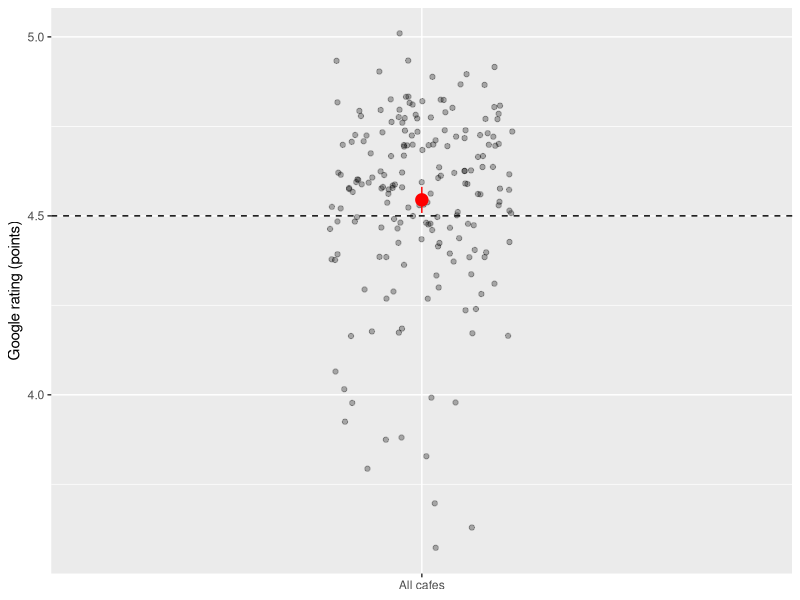
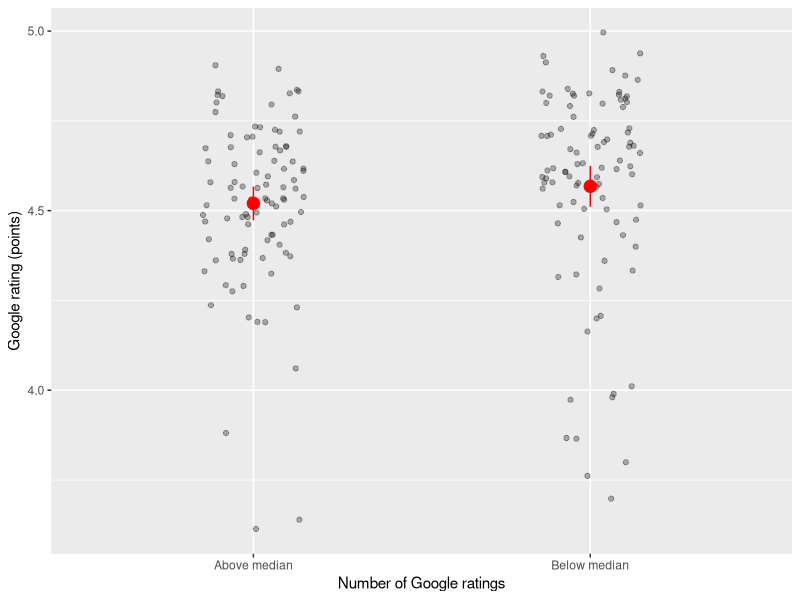
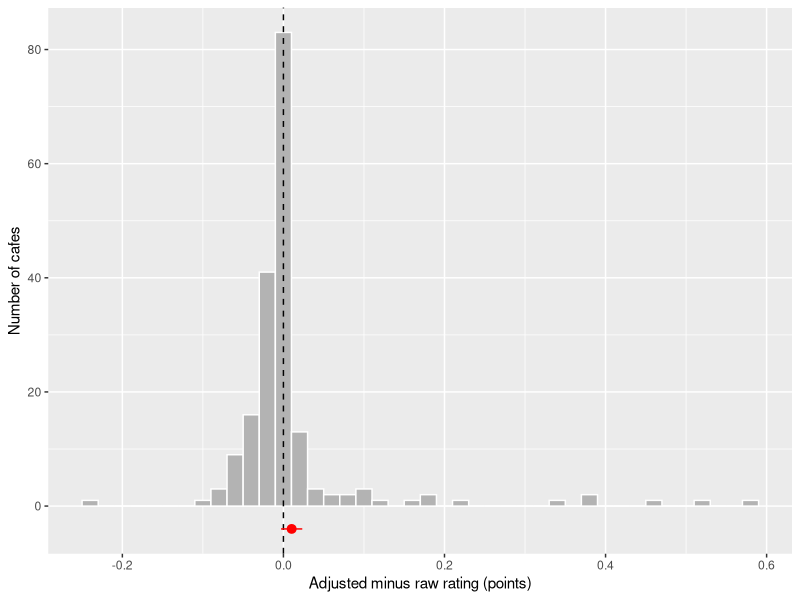
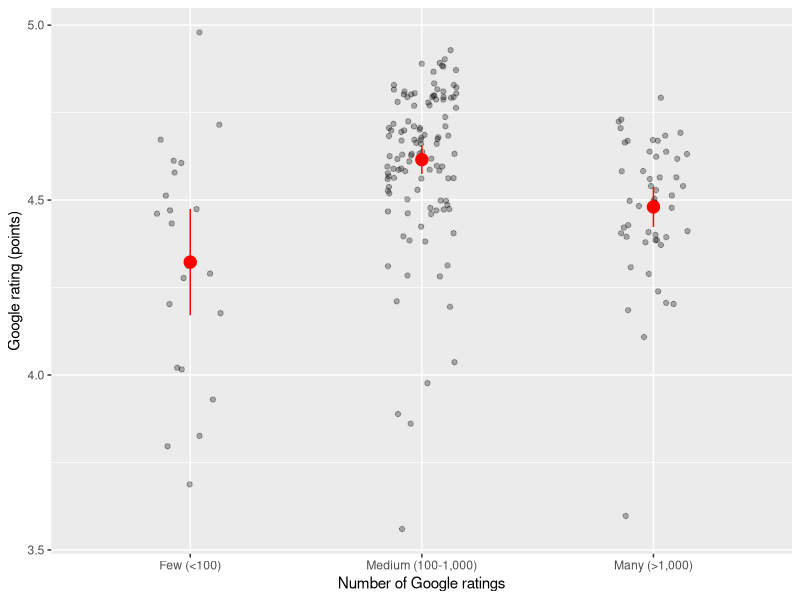
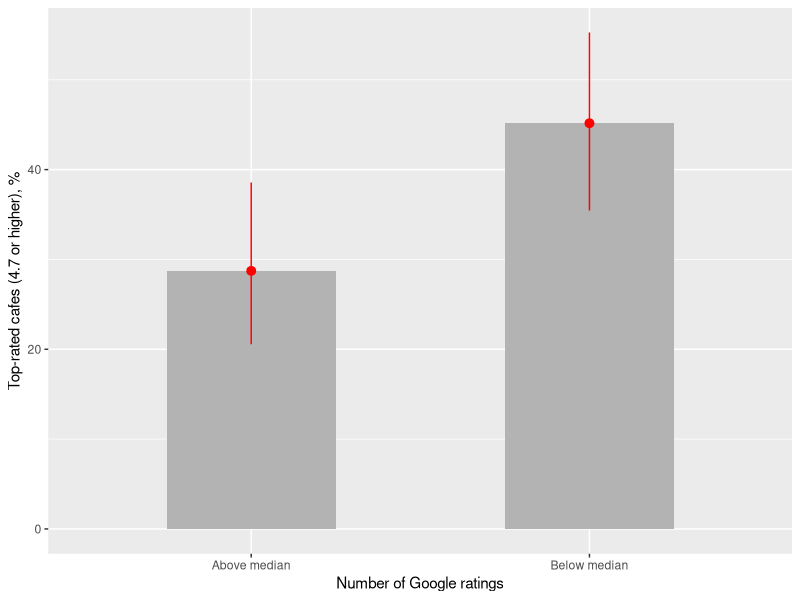
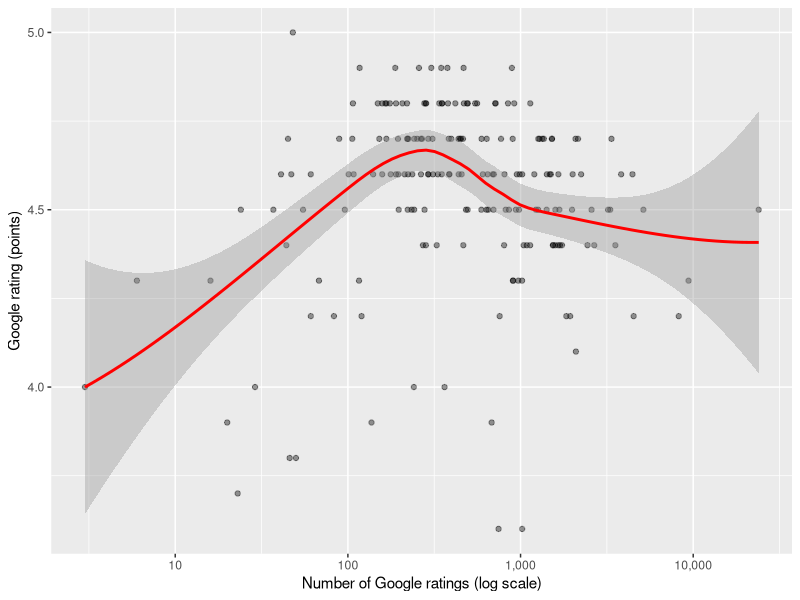
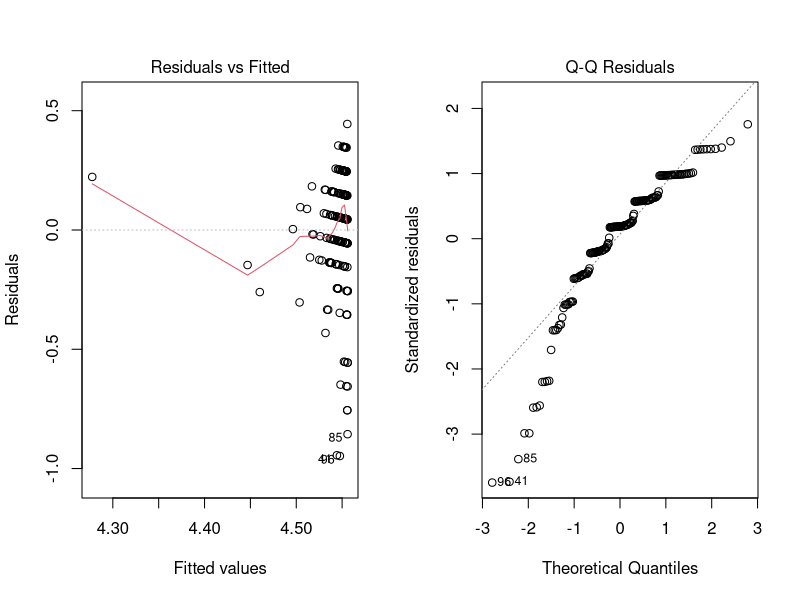
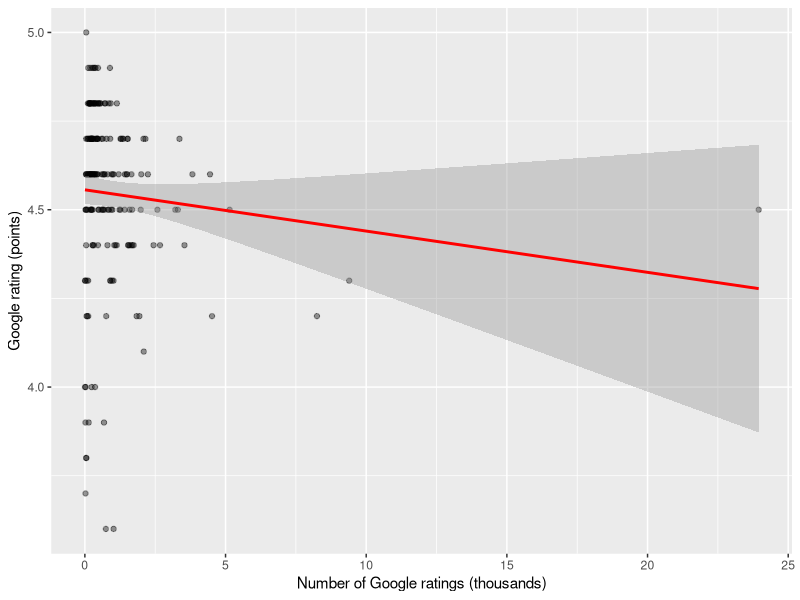

The R source for these figures, in order:
# ============================================================
# 03_analysis.R
# Answers the research questions A1-A10 (topic: Ratings).
# Reads analysis/dataset.csv. Run from the project root.
# alpha = .05 throughout. The hypotheses were written in
# hypotheses.md before the data were cleaned or looked at.
# ============================================================

library(tidyverse)
set.seed(2026)                       # for every bootstrap
dir.create("report/tables",  showWarnings = FALSE, recursive = TRUE)
dir.create("report/figures", showWarnings = FALSE, recursive = TRUE)

dat <- read_csv("analysis/dataset.csv", show_col_types = FALSE) %>%
  mutate(cafe_type = factor(cafe_type,
                            levels = c("Independent", "Local Chain", "International Chain")),
         n_group_median = factor(n_group_median, levels = c("Above median", "Below median")),
         n_group_3 = factor(n_group_3,
                            levels = c("Few (<100)", "Medium (100-1,000)", "Many (>1,000)")),
         n_group_2 = factor(n_group_2, levels = c("Under 100", "100 or more")))

# ---- Helpers: number formatting and LaTeX tables (booktabs) ----
fmt   <- function(x, d = 2) sprintf(paste0("%.", d, "f"), x)
fmt_p <- function(p) ifelse(p < .001, "< .001", sub("^0", "", sprintf("%.3f", p)))
ci_txt <- function(lo, hi, d = 2) paste0("[", fmt(lo, d), ", ", fmt(hi, d), "]")

tex_escape <- function(x) {
  x <- str_replace_all(x, fixed("&"), "\\&")
  x <- str_replace_all(x, fixed("%"), "\\%")
  x <- str_replace_all(x, fixed("<"), "\\textless{}")
  x <- str_replace_all(x, fixed(">"), "\\textgreater{}")
  x
}

write_tex_table <- function(df, file, align = NULL) {
  df <- mutate(df, across(everything(), as.character))
  if (is.null(align)) align <- paste0("l", strrep("r", ncol(df) - 1))
  lines <- c(paste0("\\begin{tabular}{", align, "}"), "\\toprule",
             paste0(paste(tex_escape(names(df)), collapse = " & "), " \\\\"),
             "\\midrule",
             apply(df, 1, function(r) paste0(paste(tex_escape(r), collapse = " & "), " \\\\")),
             "\\bottomrule", "\\end{tabular}")
  writeLines(lines, file.path("report/tables", file))
}

# two-column table: Quantity | Value
vtab <- function(...) {
  x <- list(...)
  tibble(Quantity = names(x), Value = unname(unlist(x)))
}

# ---- Regression helpers: HC3 robust SEs, Breusch-Pagan test, tables ----
hc3 <- function(m) {                                   # HC3 robust covariance matrix
  X <- model.matrix(m); w <- resid(m) / (1 - hatvalues(m))
  XtXi <- solve(crossprod(X))
  XtXi %*% crossprod(X * w) %*% XtXi
}
bp_p <- function(m) {                                  # Breusch-Pagan (Koenker): e^2 on fitted values
  aux <- lm(resid(m)^2 ~ fitted(m))
  pchisq(length(resid(m)) * summary(aux)$r.squared, df = 1, lower.tail = FALSE)
}
coef_table <- function(m, V) {
  est <- unname(coef(m)); se <- unname(sqrt(diag(V))); dfr <- df.residual(m)
  tibble(term = names(coef(m)), est = est, se = se,
         lo = est - qt(.975, dfr) * se, hi = est + qt(.975, dfr) * se,
         p = 2 * pt(abs(est / se), dfr, lower.tail = FALSE))
}
write_reg_table <- function(m, V, file, labels, unadj = NULL, extra = NULL) {
  tab <- coef_table(m, V)
  if (!is.null(unadj)) tab$unadj <- unname(unadj[tab$term])
  tab$term <- unname(labels[tab$term])
  out <- tab %>% transmute(Term = term, `$b$` = fmt(est, 3), SE = fmt(se, 3),
                           `95% CI` = ci_txt(lo, hi, 3), `$p$` = fmt_p(p))
  if (!is.null(unadj)) out <- out %>%
    mutate(`Unadjusted $b$` = ifelse(is.na(tab$unadj), "", fmt(tab$unadj, 3)), .after = Term)
  foot <- tibble(Term = c("$n$", "$R^2$"),
                 `$b$` = c(as.character(nobs(m)), fmt(summary(m)$r.squared, 3)))
  out <- bind_rows(out, extra, foot) %>%
    mutate(across(everything(), ~ replace_na(as.character(.x), "")))
  write_tex_table(out, file, align = paste0("l", strrep("r", ncol(out) - 1)))
}
diag_pdf <- function(m, file) {                        # residuals vs fitted + normal Q-Q
  pdf(file.path("report/figures", file), width = 8, height = 4)
  par(mfrow = c(1, 2)); plot(m, which = 1); plot(m, which = 2)
  invisible(dev.off())
}

# ============================================================
# A1  One sample: is the mean Google rating different from 4.5?
# H0: mean = 4.5   H1: mean != 4.5 (two-tailed)
# Method: one-sample t-test (CLT applies, see D_table)
# ============================================================
a1_x  <- dat$rating[!is.na(dat$rating)]
a1_tt <- t.test(a1_x, mu = 4.5)
a1 <- tibble(n = length(a1_x), mean = mean(a1_x), sd = sd(a1_x),
             lo = a1_tt$conf.int[1], hi = a1_tt$conf.int[2],
             t = unname(a1_tt$statistic), df = unname(a1_tt$parameter),
             p = a1_tt$p.value)
print(a1, width = Inf)

write_tex_table(vtab(
  "Cafes (n)"                      = a1$n,
  "Mean rating (points)"           = fmt(a1$mean),
  "SD (points)"                    = fmt(a1$sd),
  "95% CI for the mean"            = ci_txt(a1$lo, a1$hi),
  "Mean minus 4.5 (points)"        = fmt(a1$mean - 4.5),
  "$t$ (df)"                       = paste0(fmt(a1$t), " (", a1$df, ")"),
  "$p$ (two-tailed)"               = fmt_p(a1$p)
), "A1_table.tex", align = "lr")

a1_fig <- ggplot(tibble(rating = a1_x), aes(x = "All cafes", y = rating)) +
  geom_jitter(width = 0.15, alpha = 0.3) +
  geom_hline(yintercept = 4.5, linetype = 2) +
  geom_pointrange(data = a1, aes(x = "All cafes", y = mean, ymin = lo, ymax = hi),
                  inherit.aes = FALSE, colour = "red", size = 0.8) +
  labs(x = NULL, y = "Google rating (points)")
ggsave("report/figures/A1_figure.pdf", a1_fig, width = 5, height = 4)

# ============================================================
# A2  Two groups: do cafes with an above-median number of ratings
#     have LOWER ratings than cafes with a below-median number?
# H0: equal means   H1: mean(above) - mean(below) < 0 (one-tailed)
# Method: Welch t-test (CLT applies in both groups, ~94 cafes each)
# ============================================================
a2 <- dat %>% filter(!is.na(rating), !is.na(n_group_median))
g1 <- a2$rating[a2$n_group_median == "Above median"]
g2 <- a2$rating[a2$n_group_median == "Below median"]
n1 <- length(g1); n2 <- length(g2)

# first level = "Above median", so R computes Above minus Below
a2_two <- t.test(rating ~ n_group_median, data = a2)                        # two-sided: CI
a2_one <- t.test(rating ~ n_group_median, data = a2, alternative = "less")  # one-tailed p
diff2  <- mean(g1) - mean(g2)
sp     <- sqrt(((n1 - 1) * var(g1) + (n2 - 1) * var(g2)) / (n1 + n2 - 2))

# equality of variances (Brown-Forsythe): Welch's test is used regardless
a2$absdev <- abs(a2$rating - ave(a2$rating, a2$n_group_median, FUN = median))
lev_p <- anova(lm(absdev ~ n_group_median, data = a2))$`Pr(>F)`[1]

print(tibble(diff = diff2, lo = a2_two$conf.int[1], hi = a2_two$conf.int[2],
             d = diff2 / sp, t = unname(a2_one$statistic),
             df = unname(a2_one$parameter), p_one = a2_one$p.value, lev_p = lev_p),
      width = Inf)

write_tex_table(vtab(
  "Above median: n, mean (SD)"         = paste0(n1, ", ", fmt(mean(g1)), " (", fmt(sd(g1)), ")"),
  "Below median: n, mean (SD)"         = paste0(n2, ", ", fmt(mean(g2)), " (", fmt(sd(g2)), ")"),
  "Difference, above minus below (points)" = fmt(diff2),
  "95% CI for the difference"          = ci_txt(a2_two$conf.int[1], a2_two$conf.int[2]),
  "Cohen $d$"                          = fmt(diff2 / sp),
  "Welch $t$ (df)"                     = paste0(fmt(a2_one$statistic), " (", fmt(a2_one$parameter), ")"),
  "$p$ (one-tailed, fixed in advance)" = fmt_p(a2_one$p.value),
  "Equal variances (Brown-Forsythe) $p$" = fmt_p(lev_p)
), "A2_table.tex", align = "lr")

a2_ci <- a2 %>% group_by(n_group_median) %>%
  summarise(m = mean(rating), se = sd(rating) / sqrt(n()),
            lo = m - qt(.975, n() - 1) * se, hi = m + qt(.975, n() - 1) * se,
            .groups = "drop")
a2_fig <- ggplot(a2, aes(n_group_median, rating)) +
  geom_jitter(width = 0.15, alpha = 0.3) +
  geom_pointrange(data = a2_ci, aes(y = m, ymin = lo, ymax = hi),
                  colour = "red", size = 0.8) +
  labs(x = "Number of Google ratings", y = "Google rating (points)")
ggsave("report/figures/A2_figure.pdf", a2_fig, width = 5, height = 4)

# ============================================================
# A3  Paired: is the Adjusted Rating different from the raw rating?
# H0: mean difference = 0   H1: mean difference != 0 (two-tailed)
# Difference = adjusted minus raw. Method: paired t-test (CLT applies,
# but the differences are very skewed: a few cafes drive the mean).
# ============================================================
a3   <- dat %>% filter(!is.na(rating), !is.na(adj_rating))
a3_d <- a3$adj_rating - a3$rating
a3_tt <- t.test(a3$adj_rating, a3$rating, paired = TRUE)
dz   <- mean(a3_d) / sd(a3_d)

print(tibble(n = nrow(a3), mean_diff = mean(a3_d), sd_diff = sd(a3_d),
             lo = a3_tt$conf.int[1], hi = a3_tt$conf.int[2], dz = dz,
             t = unname(a3_tt$statistic), df = unname(a3_tt$parameter),
             p = a3_tt$p.value, median_diff = median(a3_d)), width = Inf)

write_tex_table(vtab(
  "Cafes (n)"                               = nrow(a3),
  "Mean difference, adjusted minus raw (points)" = fmt(mean(a3_d)),
  "SD of the differences (points)"          = fmt(sd(a3_d)),
  "95% CI for the mean difference"          = ci_txt(a3_tt$conf.int[1], a3_tt$conf.int[2]),
  "$d_z$"                                   = fmt(dz),
  "$t$ (df)"                                = paste0(fmt(a3_tt$statistic), " (", a3_tt$parameter, ")"),
  "$p$ (two-tailed)"                        = fmt_p(a3_tt$p.value)
), "A3_table.tex", align = "lr")

a3_est <- tibble(m = mean(a3_d), lo = a3_tt$conf.int[1], hi = a3_tt$conf.int[2])
a3_fig <- ggplot(tibble(d = a3_d), aes(d)) +
  geom_histogram(binwidth = 0.02, fill = "grey70", colour = "white") +
  geom_vline(xintercept = 0, linetype = 2) +
  geom_pointrange(data = a3_est, aes(x = m, xmin = lo, xmax = hi, y = -4),
                  inherit.aes = FALSE, colour = "red") +
  labs(x = "Adjusted minus raw rating (points)", y = "Number of cafes")
ggsave("report/figures/A3_figure.pdf", a3_fig, width = 6, height = 4)

# ============================================================
# A4  More groups: does the rating differ between cafes with few (<100),
#     medium (100-1,000) and many (>1,000) ratings?
# H0: all three means are equal   H1: at least one mean differs (two-tailed)
# Method: Welch's ANOVA (parametric per D_table; variances may differ),
#         pairwise comparisons with Games-Howell.
# ============================================================
a4 <- dat %>% filter(!is.na(rating), !is.na(n_group_3))

# equality of variances (Brown-Forsythe); Welch's ANOVA is used regardless
a4$absdev <- abs(a4$rating - ave(a4$rating, a4$n_group_3, FUN = median))
a4_lev_p  <- anova(lm(absdev ~ n_group_3, data = a4))$`Pr(>F)`[1]

a4_w <- oneway.test(rating ~ n_group_3, data = a4, var.equal = FALSE)

a4_g <- a4 %>%
  group_by(n_group_3) %>%
  summarise(n = n(), m = mean(rating), s = sd(rating), .groups = "drop") %>%
  mutate(se = s / sqrt(n),
         lo = m - qt(.975, n - 1) * se,
         hi = m + qt(.975, n - 1) * se)

# Games-Howell pairwise comparisons (second-listed group minus first-listed group)
k <- nrow(a4_g)
a4_gh <- map_dfr(combn(as.character(a4_g$n_group_3), 2, simplify = FALSE), function(pr) {
  i <- a4_g[a4_g$n_group_3 == pr[1], ]
  j <- a4_g[a4_g$n_group_3 == pr[2], ]
  d    <- j$m - i$m
  v_i  <- i$s^2 / i$n
  v_j  <- j$s^2 / j$n
  se   <- sqrt(v_i + v_j)
  df   <- (v_i + v_j)^2 / (v_i^2 / (i$n - 1) + v_j^2 / (j$n - 1))
  q    <- abs(d) / se * sqrt(2)
  crit <- qtukey(.95, nmeans = k, df = df) / sqrt(2)
  tibble(pair = paste(pr[2], "minus", pr[1]), diff = d,
         lo = d - crit * se, hi = d + crit * se,
         p_adj = ptukey(q, nmeans = k, df = df, lower.tail = FALSE))
})
print(a4_g, width = Inf)
print(a4_gh, width = Inf)
print(c(F = unname(a4_w$statistic), df1 = unname(a4_w$parameter[1]),
        df2 = unname(a4_w$parameter[2]), p = a4_w$p.value, lev_p = a4_lev_p))

write_tex_table(vtab(
  "Cafes (n)"                           = nrow(a4),
  "Welch $F$ ($df_1$, $df_2$)"          = paste0(fmt(a4_w$statistic), " (", a4_w$parameter[1], ", ",
                                                 fmt(a4_w$parameter[2]), ")"),
  "$p$ (two-tailed)"                    = fmt_p(a4_w$p.value),
  "Equal variances (Brown-Forsythe) $p$" = fmt_p(a4_lev_p)
), "A4_table.tex", align = "lr")

write_tex_table(a4_g %>% transmute(Group = as.character(n_group_3), n = n,
                                   `Mean (SD)` = paste0(fmt(m), " (", fmt(s), ")"),
                                   `95% CI` = ci_txt(lo, hi)),
                "A4_groups.tex", align = "lrrr")

write_tex_table(a4_gh %>% transmute(Comparison = pair, `Difference (points)` = fmt(diff),
                                    `95% CI` = ci_txt(lo, hi), `Adjusted $p$` = fmt_p(p_adj)),
                "A4_pairs.tex", align = "lrrr")

a4_fig <- ggplot(a4, aes(n_group_3, rating)) +
  geom_jitter(width = 0.15, alpha = 0.3) +
  geom_pointrange(data = a4_g, aes(y = m, ymin = lo, ymax = hi),
                  colour = "red", size = 0.8) +
  labs(x = "Number of Google ratings", y = "Google rating (points)")
ggsave("report/figures/A4_figure.pdf", a4_fig, width = 6, height = 4)

# ============================================================
# A5  Two categorical: is a cafe with a below-median number of ratings
#     more likely to be top-rated (4.7 or higher), and by how many pp?
# H0: equal shares   H1: share(below median) > share(above median) (one-tailed)
# Method: chi-square on the 2x2 table (one-tailed p from the z-test for two
#         proportions, which is the same test); Fisher if any expected count < 5.
# ============================================================
a5   <- dat %>% filter(!is.na(top_rated), !is.na(n_group_median))
tab5 <- table(a5$n_group_median, a5$top_rated)
print(tab5)

x_b <- tab5["Below median", "1"]; n_b <- sum(tab5["Below median", ])
x_a <- tab5["Above median", "1"]; n_a <- sum(tab5["Above median", ])

a5_two <- prop.test(c(x_b, x_a), c(n_b, n_a), correct = FALSE)                          # CI
a5_one <- prop.test(c(x_b, x_a), c(n_b, n_a), correct = FALSE, alternative = "greater") # one-tailed p
a5_chi <- chisq.test(tab5, correct = FALSE)
a5_V   <- sqrt(unname(a5_chi$statistic) / sum(tab5))        # Cramer's V for a 2x2 table
a5_min <- min(a5_chi$expected)
if (a5_min < 5) print(fisher.test(tab5))                    # only needed if an expected count < 5
print(round(a5_chi$stdres, 2))

print(tibble(share_below = x_b / n_b, share_above = x_a / n_a,
             diff_pp = 100 * (x_b / n_b - x_a / n_a),
             lo_pp = 100 * a5_two$conf.int[1], hi_pp = 100 * a5_two$conf.int[2],
             chi2 = unname(a5_chi$statistic), N = sum(tab5), p_one = a5_one$p.value,
             min_expected = a5_min, V = a5_V), width = Inf)

write_tex_table(vtab(
  "Below median: top-rated / cafes (%)" = paste0(x_b, " / ", n_b, " (", fmt(100 * x_b / n_b, 1), "%)"),
  "Above median: top-rated / cafes (%)" = paste0(x_a, " / ", n_a, " (", fmt(100 * x_a / n_a, 1), "%)"),
  "Difference, below minus above (percentage points)" = fmt(100 * (x_b / n_b - x_a / n_a), 1),
  "95% CI for the difference (percentage points)" = ci_txt(100 * a5_two$conf.int[1], 100 * a5_two$conf.int[2], 1),
  "$\\chi^2$ ($df$, $N$)"                 = paste0(fmt(a5_chi$statistic), " (1, ", sum(tab5), ")"),
  "$p$ (one-tailed, fixed in advance)"    = fmt_p(a5_one$p.value),
  "Smallest expected count"               = fmt(a5_min, 1),
  "Cram\\'er's $V$"                       = fmt(a5_V)
), "A5_table.tex", align = "lr")

a5_p <- bind_rows(
  tibble(group = "Below median", x = x_b, n = n_b, lo = prop.test(x_b, n_b, correct = FALSE)$conf.int[1],
         hi = prop.test(x_b, n_b, correct = FALSE)$conf.int[2]),
  tibble(group = "Above median", x = x_a, n = n_a, lo = prop.test(x_a, n_a, correct = FALSE)$conf.int[1],
         hi = prop.test(x_a, n_a, correct = FALSE)$conf.int[2])
) %>% mutate(share = 100 * x / n, lo = 100 * lo, hi = 100 * hi)
a5_fig <- ggplot(a5_p, aes(group, share)) +
  geom_col(fill = "grey70", width = 0.5) +
  geom_pointrange(aes(ymin = lo, ymax = hi), colour = "red") +
  labs(x = "Number of Google ratings", y = "Top-rated cafes (4.7 or higher), %")
ggsave("report/figures/A5_figure.pdf", a5_fig, width = 5, height = 4)

# ============================================================
# A6  Correlation: is the Google rating correlated with the number of ratings?
# H0: rho = 0   H1: rho != 0 (two-tailed)
# Method: Spearman (the number of ratings is not rescued by the CLT, see D_table),
#         with a bootstrap percentile CI (5,000 resamples, seed 2026).
# ============================================================
a6    <- dat %>% filter(!is.na(rating), !is.na(n_ratings))
a6_ct <- cor.test(a6$n_ratings, a6$rating, method = "spearman", exact = FALSE)
rho   <- unname(a6_ct$estimate)
set.seed(2026)
a6_boot <- replicate(5000, {
  i <- sample(nrow(a6), replace = TRUE)
  cor(a6$n_ratings[i], a6$rating[i], method = "spearman")
})
a6_ci <- unname(quantile(a6_boot, c(.025, .975)))
print(tibble(n = nrow(a6), rho = rho, lo = a6_ci[1], hi = a6_ci[2],
             rho2 = rho^2, p = a6_ct$p.value), width = Inf)

write_tex_table(vtab(
  "Cafes (n)"                       = nrow(a6),
  "Spearman $\\rho$"                = fmt(rho),
  "95% bootstrap CI"                = ci_txt(a6_ci[1], a6_ci[2]),
  "$\\rho^2$ (shared variance)"     = fmt(rho^2),
  "$p$ (two-tailed)"                = fmt_p(a6_ct$p.value)
), "A6_table.tex", align = "lr")

a6_fig <- ggplot(a6, aes(n_ratings, rating)) +
  geom_point(alpha = 0.4) +
  geom_smooth(method = "loess", formula = y ~ x, colour = "red") +
  scale_x_log10(labels = scales::comma) +
  labs(x = "Number of Google ratings (log scale)", y = "Google rating (points)")
ggsave("report/figures/A6_figure.pdf", a6_fig, width = 6, height = 4)

# ============================================================
# A7  Simple regression: by how many points does the rating change per 1,000 ratings?
# H0: slope = 0   H1: slope != 0 (two-tailed)
# Method: OLS, robust (HC3) SEs if Breusch-Pagan rejects constant variance.
# ============================================================
a7  <- dat %>% filter(!is.na(rating), !is.na(ratings_k))
m7  <- lm(rating ~ ratings_k, data = a7)
a7_bp <- bp_p(m7)
a7_V  <- if (a7_bp < .05) hc3(m7) else vcov(m7)
print(coef_table(m7, a7_V))
cat("A7: n =", nobs(m7), " R2 =", summary(m7)$r.squared, " Breusch-Pagan p =", a7_bp,
    " robust SEs used:", a7_bp < .05, "\n")
a7 %>% mutate(cooks = cooks.distance(m7), leverage = hatvalues(m7)) %>%
  arrange(desc(cooks)) %>% select(cafe_name, n_ratings, rating, cooks, leverage) %>%
  slice_head(n = 4) %>% print(width = Inf)
# Exploratory (not planned): the same model without the cafe with the most ratings
m7x <- lm(rating ~ ratings_k, data = filter(a7, ratings_k < max(ratings_k)))
print(coef_table(m7x, vcov(m7x)))

write_reg_table(m7, a7_V, "A7_table.tex",
                labels = c("(Intercept)" = "Intercept", "ratings_k" = "Ratings (per 1,000)"))
diag_pdf(m7, "A7_diagnostics.pdf")
a7_fig <- ggplot(a7, aes(ratings_k, rating)) +
  geom_point(alpha = 0.4) +
  geom_smooth(method = "lm", formula = y ~ x, colour = "red") +
  labs(x = "Number of Google ratings (thousands)", y = "Google rating (points)")
ggsave("report/figures/A7_figure.pdf", a7_fig, width = 6, height = 4)

# ============================================================
# A8  Multiple regression: does the rating differ by cafe type once the
#     number of ratings is accounted for, and how much of the difference remains?
# H0: both cafe-type coefficients = 0   H1: at least one differs (joint Wald F test)
# Reference group: Independent.
# ============================================================
a8  <- dat %>% filter(!is.na(rating), !is.na(ratings_k), !is.na(cafe_type))
m8  <- lm(rating ~ cafe_type + ratings_k, data = a8)
m8u <- lm(rating ~ cafe_type, data = a8)               # unadjusted, same cafes
a8_bp <- bp_p(m8)
a8_V  <- if (a8_bp < .05) hc3(m8) else vcov(m8)
idx   <- grep("^cafe_type", names(coef(m8)))
b8    <- coef(m8)[idx]
a8_F  <- drop(t(b8) %*% solve(a8_V[idx, idx]) %*% b8) / length(idx)
a8_p  <- pf(a8_F, length(idx), df.residual(m8), lower.tail = FALSE)
print(left_join(coef_table(m8, a8_V),
                coef_table(m8u, vcov(m8u)) %>% select(term, est_unadj = est), by = "term"))
cat("A8: n =", nobs(m8), " R2 =", summary(m8)$r.squared, " Breusch-Pagan p =", a8_bp,
    " robust:", a8_bp < .05, " joint F(", length(idx), ",", df.residual(m8), ") =", a8_F,
    " p =", a8_p, "\n")

write_reg_table(m8, a8_V, "A8_table.tex",
                labels = c("(Intercept)" = "Intercept", "cafe_typeLocal Chain" = "Local chain (vs independent)",
                           "cafe_typeInternational Chain" = "International chain (vs independent)",
                           "ratings_k" = "Ratings (per 1,000)"),
                unadj = coef(m8u),
                extra = tibble(Term = "Joint test of cafe type: $F$ ($df_1$, $df_2$), $p$",
                               `$b$` = paste0(fmt(a8_F), " (", length(idx), ", ", df.residual(m8), "), ", fmt_p(a8_p))))
diag_pdf(m8, "A8_diagnostics.pdf")

# adjusted mean rating by type (at the mean number of ratings), with CI from the chosen covariance matrix
nd8 <- tibble(cafe_type = factor(levels(a8$cafe_type), levels = levels(a8$cafe_type)),
              ratings_k = mean(a8$ratings_k))
X0  <- model.matrix(~ cafe_type + ratings_k, data = nd8)
nd8 <- nd8 %>% mutate(fit = drop(X0 %*% coef(m8)),
                      se  = sqrt(rowSums((X0 %*% a8_V) * X0)),
                      lo  = fit - qt(.975, df.residual(m8)) * se,
                      hi  = fit + qt(.975, df.residual(m8)) * se)
a8_fig <- ggplot(a8, aes(cafe_type, rating)) +
  geom_jitter(width = 0.15, alpha = 0.3) +
  geom_pointrange(data = nd8, aes(y = fit, ymin = lo, ymax = hi), colour = "red", size = 0.8) +
  labs(x = "Cafe type", y = "Google rating (points)")
ggsave("report/figures/A8_figure.pdf", a8_fig, width = 6, height = 4)

# ============================================================
# A9  Interaction: does the relationship between the raw and the Adjusted Rating
#     differ between cafes with under 100 and with 100 or more ratings?
# H0: interaction = 0   H1: interaction != 0 (two-tailed). Reference: under 100.
# ============================================================
a9  <- dat %>% filter(!is.na(rating), !is.na(adj_rating), !is.na(n_group_2))
m9  <- lm(adj_rating ~ rating * n_group_2, data = a9)
a9_bp <- bp_p(m9)
a9_V  <- if (a9_bp < .05) hc3(m9) else vcov(m9)
print(coef_table(m9, a9_V))
b9 <- coef(m9); i_r <- "rating"; i_x <- "rating:n_group_2100 or more"
dfr9 <- df.residual(m9); tq <- qt(.975, dfr9)
sl_u <- b9[[i_r]];             se_u <- sqrt(a9_V[i_r, i_r])
sl_o <- b9[[i_r]] + b9[[i_x]]; se_o <- sqrt(a9_V[i_r, i_r] + a9_V[i_x, i_x] + 2 * a9_V[i_r, i_x])
cat("A9: n =", nobs(m9), " R2 =", summary(m9)$r.squared, " Breusch-Pagan p =", a9_bp,
    " robust:", a9_bp < .05, "\n slope under 100 =", sl_u, "+-", se_u,
    " | slope 100 or more =", sl_o, "+-", se_o, "\n")

write_reg_table(m9, a9_V, "A9_table.tex",
                labels = c("(Intercept)" = "Intercept", "rating" = "Raw rating (under 100 ratings)",
                           "n_group_2100 or more" = "100 or more ratings (vs under 100)",
                           "rating:n_group_2100 or more" = "Raw rating x 100 or more ratings"),
                extra = tibble(Term = c("Slope of adjusted on raw rating, under 100 ratings",
                                        "Slope of adjusted on raw rating, 100 or more ratings"),
                               `$b$`  = c(fmt(sl_u, 3), fmt(sl_o, 3)),
                               SE     = c(fmt(se_u, 3), fmt(se_o, 3)),
                               `95% CI` = c(ci_txt(sl_u - tq * se_u, sl_u + tq * se_u, 3),
                                            ci_txt(sl_o - tq * se_o, sl_o + tq * se_o, 3))))
diag_pdf(m9, "A9_diagnostics.pdf")
a9_fig <- ggplot(a9, aes(rating, adj_rating, colour = n_group_2, shape = n_group_2)) +
  geom_point(alpha = 0.5) +
  geom_smooth(method = "lm", formula = y ~ x) +
  geom_abline(slope = 1, intercept = 0, linetype = 2, colour = "black") +
  labs(x = "Google rating (points)", y = "Adjusted rating (points)",
       colour = "Number of ratings", shape = "Number of ratings")
ggsave("report/figures/A9_figure.pdf", a9_fig, width = 6.5, height = 4.5)

# ============================================================
# A10  Logistic regression: does the probability of being top-rated (4.7 or higher)
#      change with each additional 1,000 ratings, and by how many percentage points?
# H0: coefficient = 0   H1: coefficient != 0 (two-tailed)
# Marginal effect: average marginal effect (AME) in percentage points,
# bootstrap percentile CI (5,000 resamples, seed 2026).
# ============================================================
a10 <- dat %>% filter(!is.na(top_rated), !is.na(ratings_k))
m10 <- glm(top_rated ~ ratings_k, data = a10, family = binomial)
ame <- function(m, d) {
  p <- predict(m, newdata = d, type = "response")
  100 * mean(coef(m)[["ratings_k"]] * p * (1 - p))
}
ame_hat <- ame(m10, a10)
set.seed(2026)
a10_boot <- replicate(5000, {
  d  <- a10[sample(nrow(a10), replace = TRUE), ]
  mb <- suppressWarnings(glm(top_rated ~ ratings_k, data = d, family = binomial))
  ame(mb, d)
})
a10_ci <- unname(quantile(a10_boot, c(.025, .975)))
b10  <- summary(m10)$coefficients["ratings_k", ]
ci10 <- unname(confint.default(m10)["ratings_k", ])
print(tibble(n = nrow(a10), events = sum(a10$top_rated), b = unname(b10[["Estimate"]]),
             se = unname(b10[["Std. Error"]]), lo = ci10[1], hi = ci10[2],
             OR = exp(unname(b10[["Estimate"]])), z = unname(b10[["z value"]]),
             p = unname(b10[["Pr(>|z|)"]]), ame_pp = ame_hat,
             ame_lo = a10_ci[1], ame_hi = a10_ci[2],
             mcfadden = 1 - m10$deviance / m10$null.deviance), width = Inf)
a10 %>% mutate(cooks = cooks.distance(m10)) %>% arrange(desc(cooks)) %>%
  select(cafe_name, n_ratings, top_rated, cooks) %>% slice_head(n = 4) %>% print(width = Inf)
# Exploratory (not planned): without the cafe with the most ratings
a10x <- filter(a10, ratings_k < max(ratings_k))
m10x <- glm(top_rated ~ ratings_k, data = a10x, family = binomial)
cat("A10 exploratory, without the largest cafe: AME =", ame(m10x, a10x), "pp\n")

write_tex_table(vtab(
  "Cafes (n); top-rated (n)"                       = paste0(nrow(a10), "; ", sum(a10$top_rated)),
  "Coefficient, log-odds per 1,000 ratings (SE)"   = paste0(fmt(b10[["Estimate"]], 3), " (", fmt(b10[["Std. Error"]], 3), ")"),
  "95% CI for the coefficient"                     = ci_txt(ci10[1], ci10[2], 3),
  "Odds ratio per 1,000 ratings"                   = fmt(exp(b10[["Estimate"]]), 3),
  "95% CI for the odds ratio"                      = ci_txt(exp(ci10[1]), exp(ci10[2]), 3),
  "Average marginal effect (percentage points per 1,000 ratings)" = fmt(ame_hat, 2),
  "95% bootstrap CI for the marginal effect"       = ci_txt(a10_ci[1], a10_ci[2], 2),
  "$z$"                                            = fmt(b10[["z value"]]),
  "$p$ (two-tailed)"                               = fmt_p(b10[["Pr(>|z|)"]]),
  "McFadden $R^2$"                                 = fmt(1 - m10$deviance / m10$null.deviance, 3)
), "A10_table.tex", align = "lr")

nd10 <- tibble(ratings_k = seq(0, max(a10$ratings_k), length.out = 200))
pl   <- predict(m10, nd10, type = "link", se.fit = TRUE)
nd10 <- nd10 %>% mutate(fit = plogis(pl$fit),
                        lo  = plogis(pl$fit - 1.96 * pl$se.fit),
                        hi  = plogis(pl$fit + 1.96 * pl$se.fit))
a10_fig <- ggplot(nd10, aes(ratings_k, 100 * fit)) +
  geom_jitter(data = a10, aes(y = 100 * top_rated), height = 2, width = 0, alpha = 0.3) +
  geom_ribbon(aes(ymin = 100 * lo, ymax = 100 * hi), alpha = 0.2) +
  geom_line(colour = "red") +
  labs(x = "Number of Google ratings (thousands)",
       y = "Probability of being top-rated (4.7 or higher), %")
ggsave("report/figures/A10_figure.pdf", a10_fig, width = 6, height = 4)
